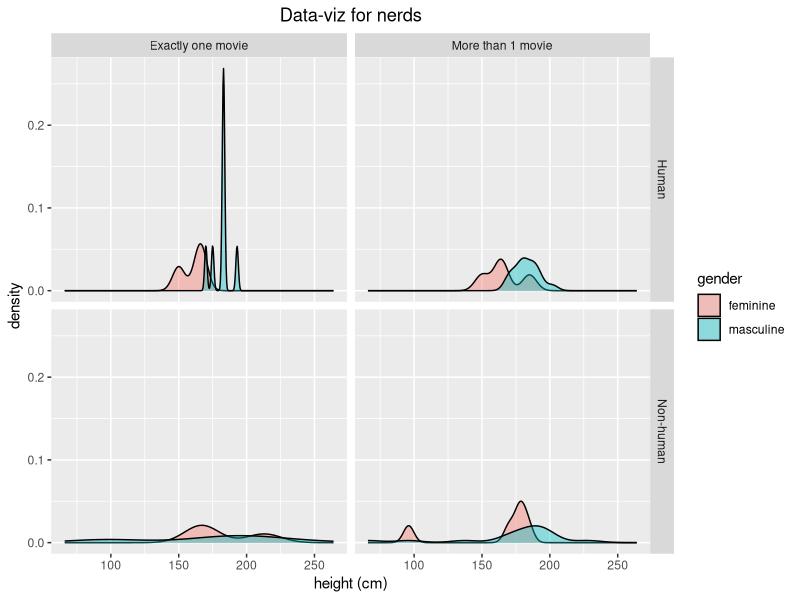

Source code (R):
# Short script to test RStudio and tidyverse installation
# by Luc Bussière
# last modified Oct 31, 2022


# clear workspace
rm(list = ls())

# Before you run the next line, you must have installed the tidyverse. Do this according to the instructions in the tutorial pdf.

library(tidyverse)

# If you have correctly installed the tidyverse, you will see information on the packages being attached, and a list of functions being replaced (conflicts) in the console after running the previous line of code. This is all good! If you get an error, read it carefully -- the most common problem is that the tidyverse has not been installed. Revisit the PDF for instructions on installing the tidyverse. 

# load data from starwars dataset
data(starwars)


# Make a plot illustrating some nerd things (modified from original here: https://b-rodrigues.github.io/modern_R/graphs.html)

starwars %>%
  rowwise() %>%
  mutate(n_films = length(films)) %>%
  mutate(more_1 = case_when(n_films == 1 ~ "Exactly one movie",
                            n_films != 1 ~ "More than 1 movie")) %>%
  mutate(human = case_when(species == "Human" ~ "Human",
                           species != "Human" ~ "Non-human")) %>%
  filter(gender %in% c("feminine", "masculine"), !is.na(human)) %>%
  ggplot(aes(height, fill = gender)) +
  facet_grid(human ~ more_1) +
  ggtitle("Data-viz for nerds") +
  xlab("height (cm)") +
  geom_density(alpha = 0.4) +
  theme(plot.title = element_text(hjust = 0.5))

# This last code should produce a figure like the one in the handout. If not, see Luc during the appointed time for resolving tech issues before the session on using R.
